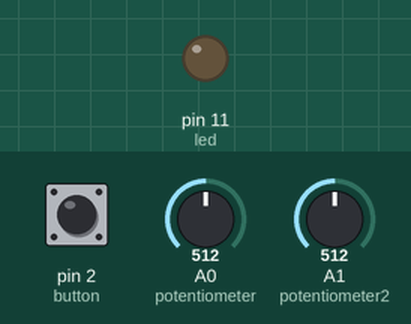
Simulated run of this sketch. Board: Arduino Uno, built with avr-gcc and run on an emulated ATmega328P. On the bench: output pins drawn as LEDs (lit = HIGH). Dashed ring = blinking. The test bench sets the inputs (shaded band); at power-on: pin 2 (button) HIGH, A0 (potentiometer) = 512, A1 (potentiometer2) = 512. What the sketch prints to the serial monitor is not drawn.

Above: at 1.2 s.
1.3 s: pin 2 (button) pulled LOW for 1 s
At 1.42 s:
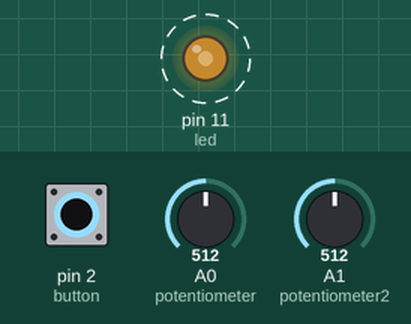
3.8 s: pin 2 (button) pulled LOW for 3.2 s
At 6.5 s:
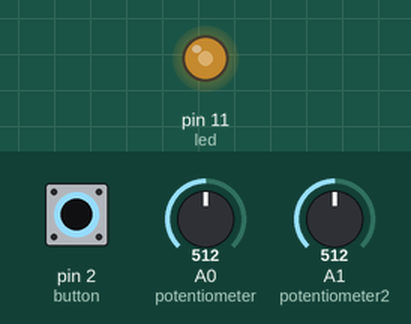
Timing chart, 0 to 8.1 s (numbered marks = the images above; inputs shaded):
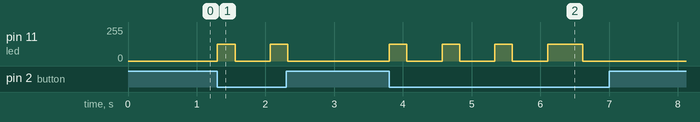

Measured:
- after the input at 1.3 s, pin 11 (led): alternates 127/255 for 0.26 s and 0/255 for 0.51 s, 4 changes in all, then stays 0/255, starting at once
- after the input at 3.8 s, pin 11 (led): goes 3 × (127/255 0.26 s, 0/255 0.51 s), 127/255 0.51 s, then 0/255, starting at once

The sketch:

MorseCodev2.ino
```cpp
int led = 11;
int button = 2;
int potentiometer = A0;
int potentiometer2 = A1;

int ledIntensity;
int ledSpeed;

int code[] = {1, 1, 1, 2, 2, 2, 1, 1, 1};
int pointer = 0;

void setup() {
  pinMode(led, OUTPUT);
  pinMode(button, INPUT_PULLUP); // Pull-up resistor
  pinMode(potentiometer, INPUT);
  pinMode(potentiometer2, INPUT);

  Serial.begin(115200);
}

void loop() {

  bool buttonValue = !digitalRead(button);
  Serial.println(buttonValue);

  if (buttonValue == true) {
    sos(code[pointer]);
    // Move to the next position
    pointer++;
    // If end of array, go back to 0
    if (pointer == sizeof(code) / 2) {
      pointer = 0;
    }
  }
  else {
    pointer = 0;
  }
}

void checkIntensity() {
  int potValue = analogRead(potentiometer2);
  Serial.println(potValue);
  ledIntensity = map(potValue, 0, 1023, 0, 255);
}

void checkSpeed() {
  int potValue = analogRead(potentiometer);
  Serial.println(potValue);
  ledSpeed = potValue;
}

void sos(int value) {

  checkSpeed();
  checkIntensity();

  // Common to short and long
  analogWrite(led, ledIntensity);

  // Short delay
  if (value == 1) {
    delay(ledSpeed / 2);
  }
  // Long delay
  else if (value == 2) {
    delay(ledSpeed);
  }
  // Interval
  digitalWrite(led, LOW);
  delay(ledSpeed);
}
```
